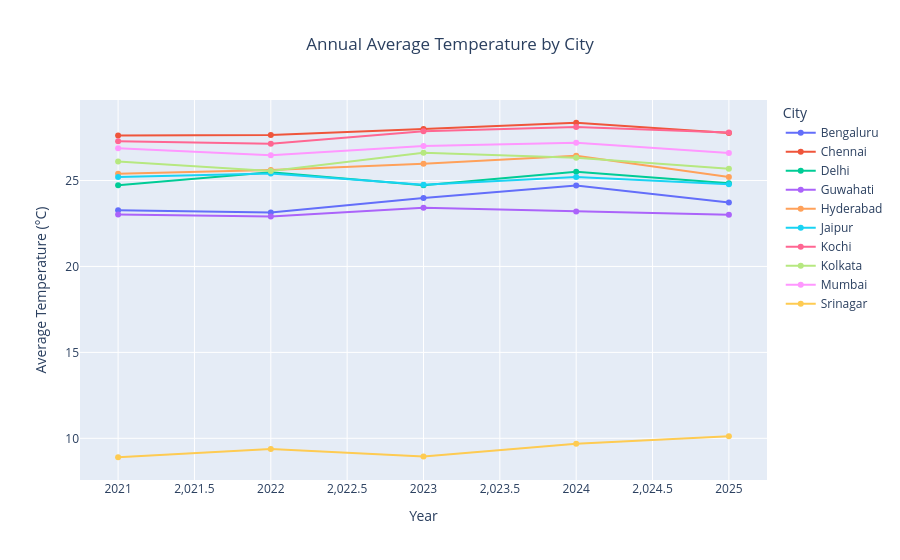

The notebook cell this image was saved under:
### Code cell
#12 Annual Average Temperature by City

fig = px.line(
    annual_summary,
    x="Year",
    y="Avg_Temperature",
    color="City",
    markers=True,
    title="Annual Average Temperature by City"
)

fig.update_layout(
    title_x=0.5,
    xaxis_title="Year",
    yaxis_title="Average Temperature (°C)",
    legend_title="City",
    hovermode="x unified"
)

fig.show()

### Figure 1 — Plotly figure (JSON) as saved in the notebook; plotly's stock layout.template omitted (floating-point values rounded to 4 significant figures)
{"data": [{"hovertemplate": "City=Bengaluru<br>Year=%{x}<br>Avg_Temperature=%{y}<extra></extra>", "legendgroup": "Bengaluru", "line": {"color": "#636efa", "dash": "solid"}, "marker": {"symbol": "circle"}, "mode": "lines+markers", "name": "Bengaluru", "orientation": "v", "showlegend": true, "type": "scatter", "x": [2021, 2022, 2023, 2024, 2025], "xaxis": "x", "y": [23.27, 23.14, 23.98, 24.71, 23.72], "yaxis": "y"}, {"hovertemplate": "City=Chennai<br>Year=%{x}<br>Avg_Temperature=%{y}<extra></extra>", "legendgroup": "Chennai", "line": {"color": "#EF553B", "dash": "solid"}, "marker": {"symbol": "circle"}, "mode": "lines+markers", "name": "Chennai", "orientation": "v", "showlegend": true, "type": "scatter", "x": [2021, 2022, 2023, 2024, 2025], "xaxis": "x", "y": [27.61, 27.65, 27.99, 28.36, 27.77], "yaxis": "y"}, {"hovertemplate": "City=Delhi<br>Year=%{x}<br>Avg_Temperature=%{y}<extra></extra>", "legendgroup": "Delhi", "line": {"color": "#00cc96", "dash": "solid"}, "marker": {"symbol": "circle"}, "mode": "lines+markers", "name": "Delhi", "orientation": "v", "showlegend": true, "type": "scatter", "x": [2021, 2022, 2023, 2024, 2025], "xaxis": "x", "y": [24.72, 25.49, 24.73, 25.51, 24.84], "yaxis": "y"}, {"hovertemplate": "City=Guwahati<br>Year=%{x}<br>Avg_Temperature=%{y}<extra></extra>", "legendgroup": "Guwahati", "line": {"color": "#ab63fa", "dash": "solid"}, "marker": {"symbol": "circle"}, "mode": "lines+markers", "name": "Guwahati", "orientation": "v", "showlegend": true, "type": "scatter", "x": [2021, 2022, 2023, 2024, 2025], "xaxis": "x", "y": [23.02, 22.9, 23.42, 23.2, 23.01], "yaxis": "y"}, {"hovertemplate": "City=Hyderabad<br>Year=%{x}<br>Avg_Temperature=%{y}<extra></extra>", "legendgroup": "Hyderabad", "line": {"color": "#FFA15A", "dash": "solid"}, "marker": {"symbol": "circle"}, "mode": "lines+markers", "name": "Hyderabad", "orientation": "v", "showlegend": true, "type": "scatter", "x": [2021, 2022, 2023, 2024, 2025], "xaxis": "x", "y": [25.4, 25.61, 25.98, 26.44, 25.21], "yaxis": "y"}, {"hovertemplate": "City=Jaipur<br>Year=%{x}<br>Avg_Temperature=%{y}<extra></extra>", "legendgroup": "Jaipur", "line": {"color": "#19d3f3", "dash": "solid"}, "marker": {"symbol": "circle"}, "mode": "lines+markers", "name": "Jaipur", "orientation": "v", "showlegend": true, "type": "scatter", "x": [2021, 2022, 2023, 2024, 2025], "xaxis": "x", "y": [25.21, 25.41, 24.76, 25.21, 24.78], "yaxis": "y"}, {"hovertemplate": "City=Kochi<br>Year=%{x}<br>Avg_Temperature=%{y}<extra></extra>", "legendgroup": "Kochi", "line": {"color": "#FF6692", "dash": "solid"}, "marker": {"symbol": "circle"}, "mode": "lines+markers", "name": "Kochi", "orientation": "v", "showlegend": true, "type": "scatter", "x": [2021, 2022, 2023, 2024, 2025], "xaxis": "x", "y": [27.29, 27.15, 27.86, 28.12, 27.79], "yaxis": "y"}, {"hovertemplate": "City=Kolkata<br>Year=%{x}<br>Avg_Temperature=%{y}<extra></extra>", "legendgroup": "Kolkata", "line": {"color": "#B6E880", "dash": "solid"}, "marker": {"symbol": "circle"}, "mode": "lines+markers", "name": "Kolkata", "orientation": "v", "showlegend": true, "type": "scatter", "x": [2021, 2022, 2023, 2024, 2025], "xaxis": "x", "y": [26.11, 25.56, 26.62, 26.33, 25.68], "yaxis": "y"}, {"hovertemplate": "City=Mumbai<br>Year=%{x}<br>Avg_Temperature=%{y}<extra></extra>", "legendgroup": "Mumbai", "line": {"color": "#FF97FF", "dash": "solid"}, "marker": {"symbol": "circle"}, "mode": "lines+markers", "name": "Mumbai", "orientation": "v", "showlegend": true, "type": "scatter", "x": [2021, 2022, 2023, 2024, 2025], "xaxis": "x", "y": [26.88, 26.48, 27.0, 27.2, 26.61], "yaxis": "y"}, {"hovertemplate": "City=Srinagar<br>Year=%{x}<br>Avg_Temperature=%{y}<extra></extra>", "legendgroup": "Srinagar", "line": {"color": "#FECB52", "dash": "solid"}, "marker": {"symbol": "circle"}, "mode": "lines+markers", "name": "Srinagar", "orientation": "v", "showlegend": true, "type": "scatter", "x": [2021, 2022, 2023, 2024, 2025], "xaxis": "x", "y": [8.897, 9.374, 8.945, 9.677, 10.13], "yaxis": "y"}], "layout": {"hovermode": "x unified", "legend": {"title": {"text": "City"}, "tracegroupgap": 0}, "title": {"text": "Annual Average Temperature by City", "x": 0.5}, "xaxis": {"anchor": "y", "domain": [0, 1], "title": {"text": "Year"}}, "yaxis": {"anchor": "x", "domain": [0, 1], "title": {"text": "Average Temperature (°C)"}}}}
